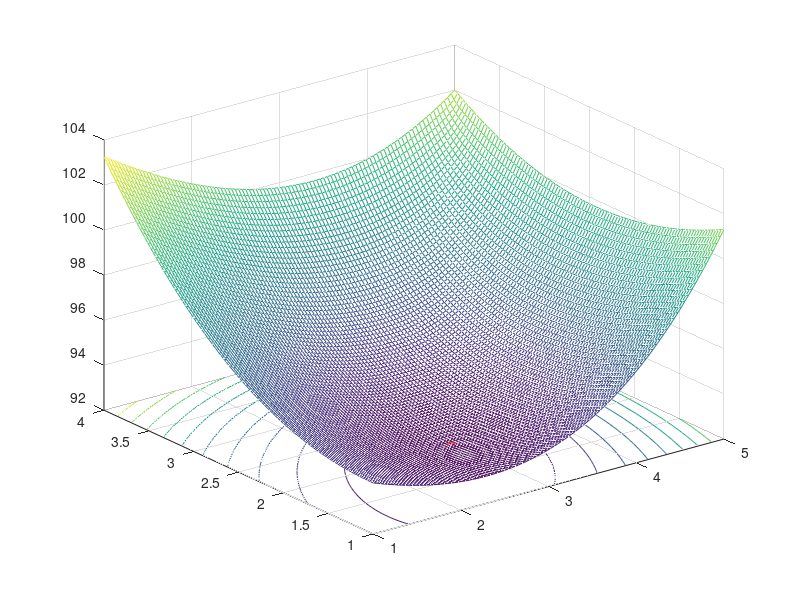

Write the MATLAB code that produced this figure.
% Obliczanie minimalnej powierzchni bańki mydlanej
% rozpiętej na ramce drucianej w kształcie krawędzi
% prostopadłościanu.

close all
clear all
clc

a = 5; % długość krawędzi, centymetry
b = 4; % długość krawędzi, centymetry
c = 3; % długość krawędzi, centymetry

%s0 = x .* y; % pole powierzchi centralnej części
%s1 = (x + a) / 2 .* sqrt((a/2).^2 + ((b-y)/2).^2); % pole trapezu I
%s2 = (y + b) / 2 .* sqrt((b/2).^2 + ((a-x)/2).^2); % pole trapezu II
%s3 = c / 2 .* sqrt((a - x).^2 + (b - y).^2); % pole trójkąta
%s = s0 + 4 * s1 + 4 * s2 + 4 * s3; % pole całej bańki

s = @(x, y) (x .* y) + 4 * ((x + a) / 2 .* sqrt((a/2).^2 + ((b-y)/2).^2)) + 4 * ((y + b) / 2 .* sqrt((b/2).^2 + ((a-x)/2).^2)) + 4 * (c / 2 .* sqrt((a - x).^2 + (b - y).^2));
%końcowy wzór na powierzchnie całej bańki

[xx, yy] = meshgrid(linspace(1,a,100), linspace(1,b,100));
zz = s(xx, yy);
meshc(xx, yy, zz);
min = fminsearch(@(v) s(v(1), v(2)), [0; 0]);
hold all
plot3(min(1), min(2), s(min(1), min(2)), 'ro');